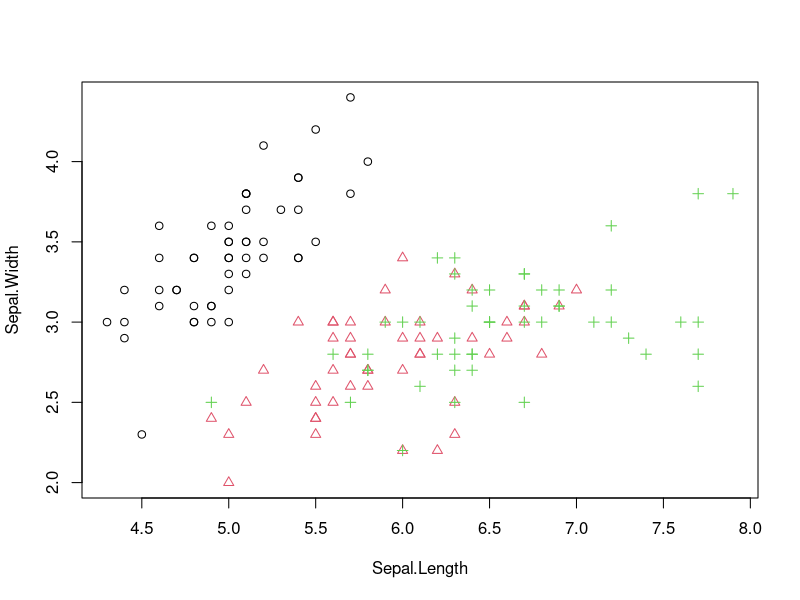
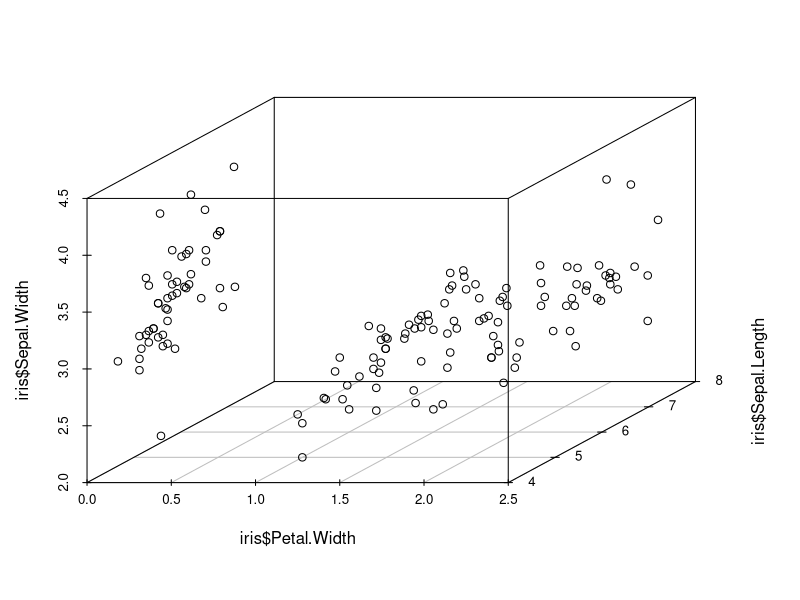

Here is the R script that generated these plots, in order:
## ---- chunk 1
str(iris)
## ---- chunk 2
head(iris, 3)
## ---- chunk 3
#Scatter Plot
with(iris, plot(Sepal.Length, Sepal.Width, col = Species, pch = as.numeric(Species)))

## ---- chunk 4
library(scatterplot3d)
scatterplot3d(iris$Petal.Width, iris$Sepal.Length, iris$Sepal.Width)
